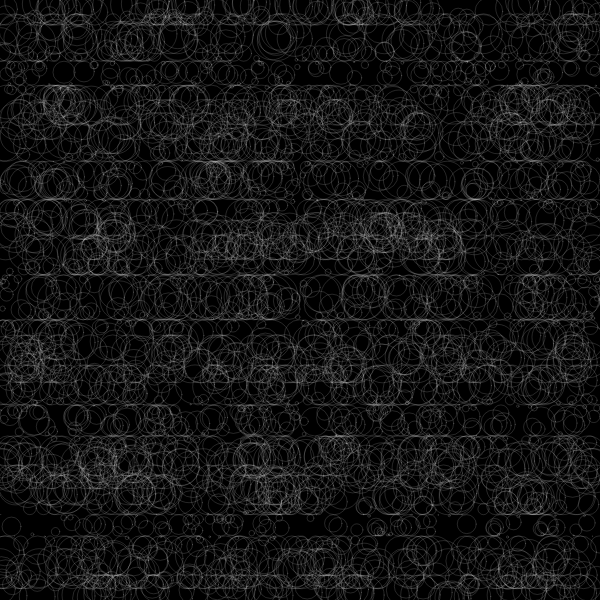
Frame 1 (no input)
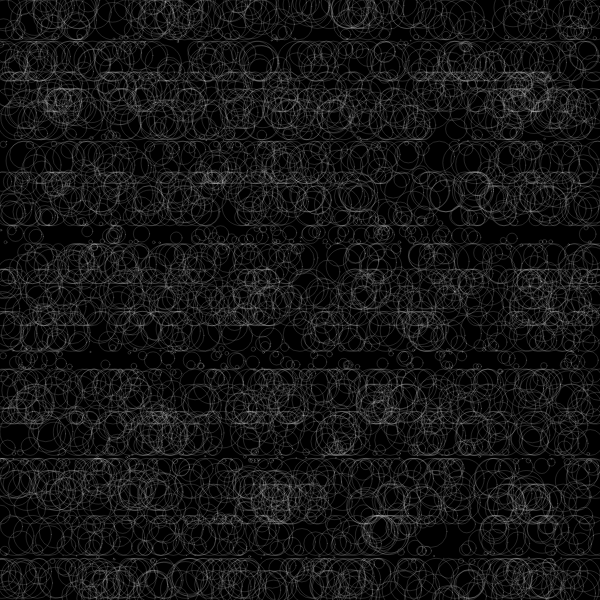
Frame 60 (no input)
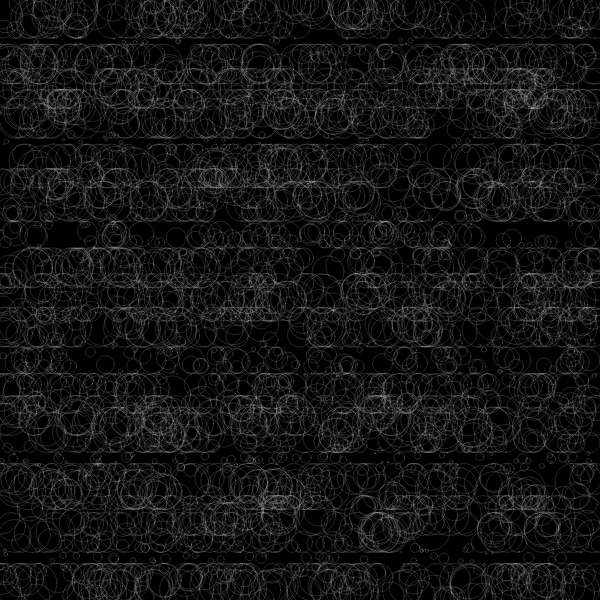
Frame 120 (the mouse pressed at the canvas centre since frame 60)

The p5.js sketch that drew these frames (run headless with seeded random() and noise() and a simulated clock; from frame 60 on, the mouse is pressed at the canvas centre):

// p5.js sketch
// ── sketch.js
//forked from  kyami 

let moverSystems = [];
let num = 10;
let cells, cols, rows;
let offset, margin;
let cellW, cellH;
let bg;
let graphics;


function setup() {
  w = 600;
  var canvas;
    if(windowWidth>=600 && windowHeight >=600){
      canvas = createCanvas(600, 600);
    }
    else{
      canvas = createCanvas(windowWidth, windowHeight - 100);
    }

  var x = (windowWidth - width) / 2;
  var y = (windowHeight - height) / 2;

  canvas.position(x, y);
  background(0);
  noStroke();
}


function draw() {
  let t = frameCount * 0.02;
  randomSeed(3);
  background(0);
  for (let i=0; i < 3000; i++) {
    let x = random(width); let y = random(width);
    let r = width/2 - max(abs(x-width/2),abs(y-width/2));

    for (let j=0; j < 12; j++) {
      let sx = width/2+245*cos(-j*1.2+t);
      let sy = width/2+245*sin(-j*0.52+t);
      let s = 50;
          r = min(r, min(abs(sy-s-y),abs(sy+s-y))-20);
      
    }

    
    r = min(r, abs(width/2-x));
    
    let c = color('#FFF9F9');
    c.setAlpha(8*exp(-r/20.0));
    stroke(244, 40)
    noFill();
    ellipse(x,y,r*2, r*2);
  }
}
